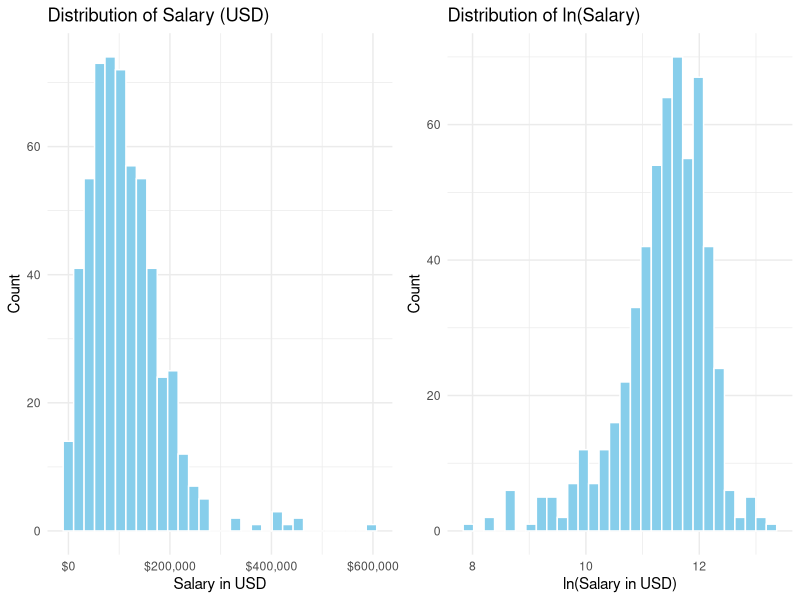
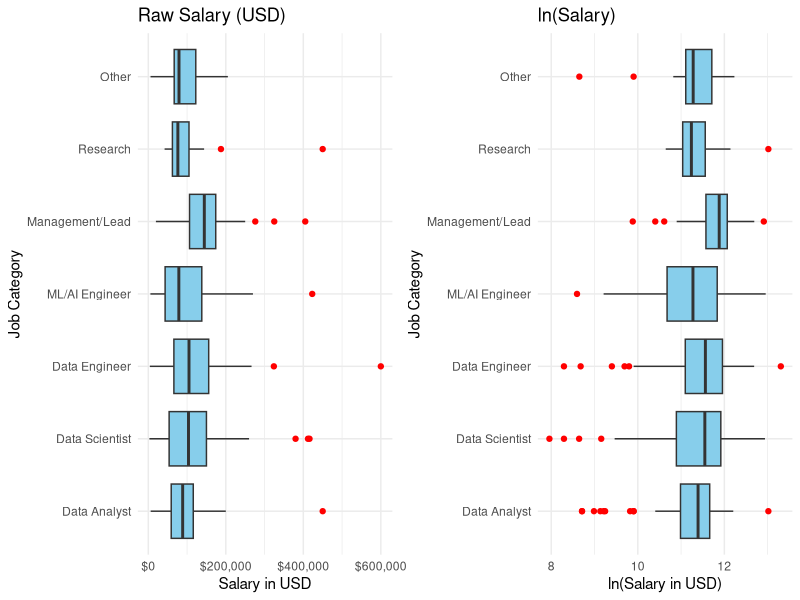
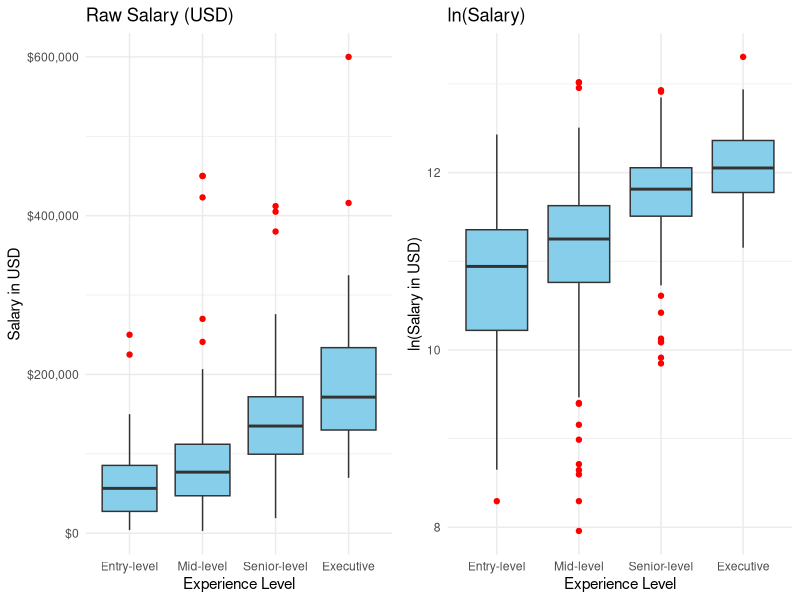
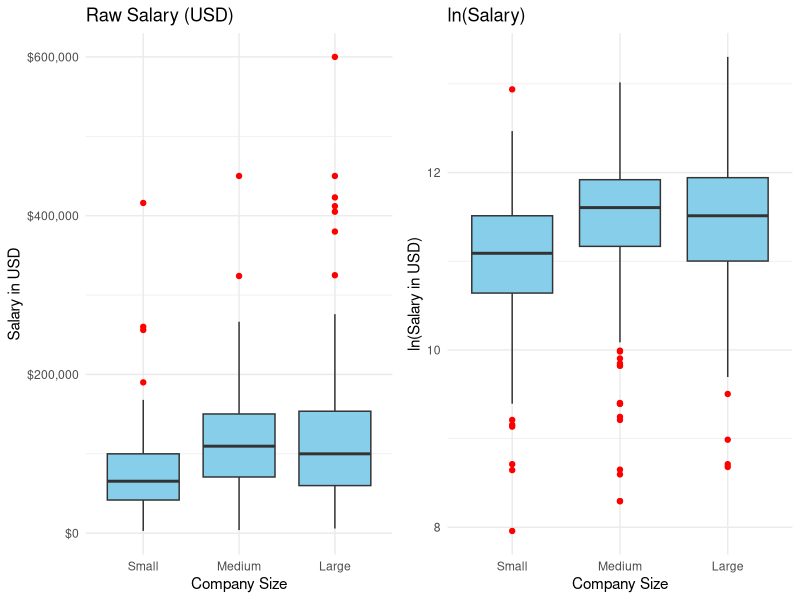
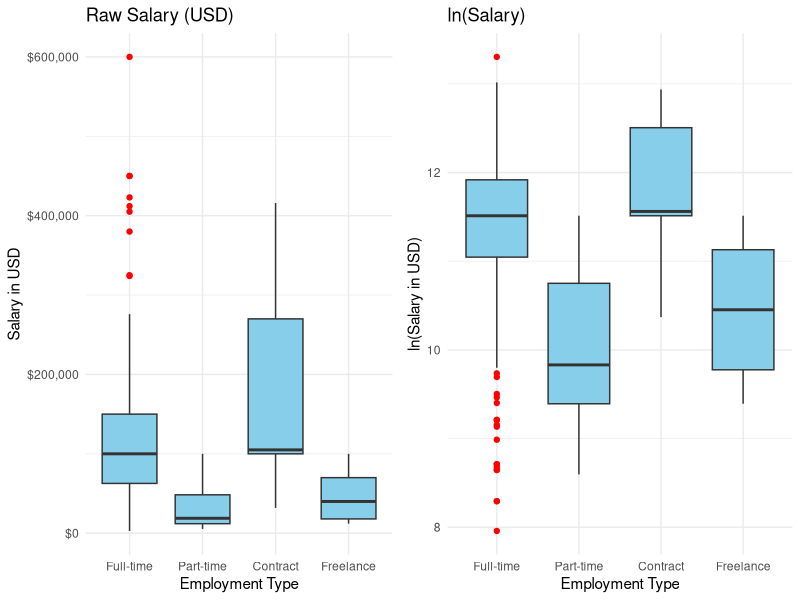
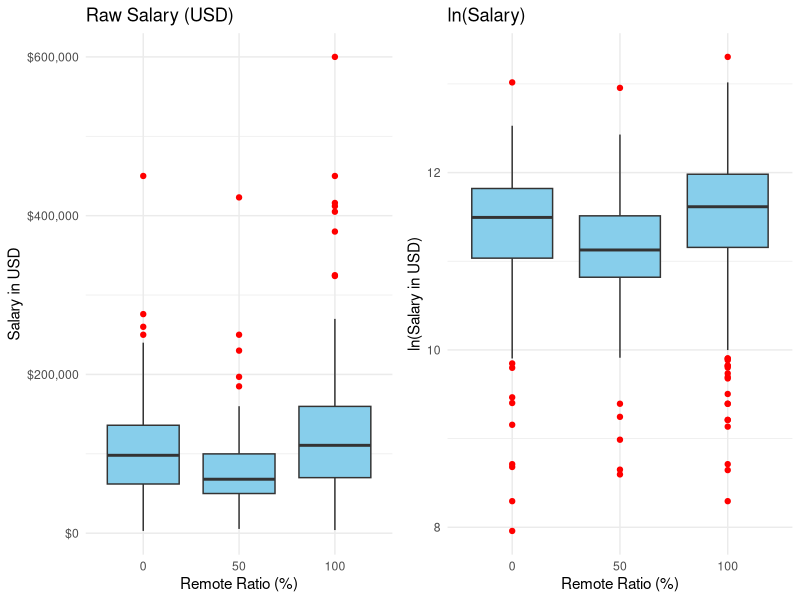
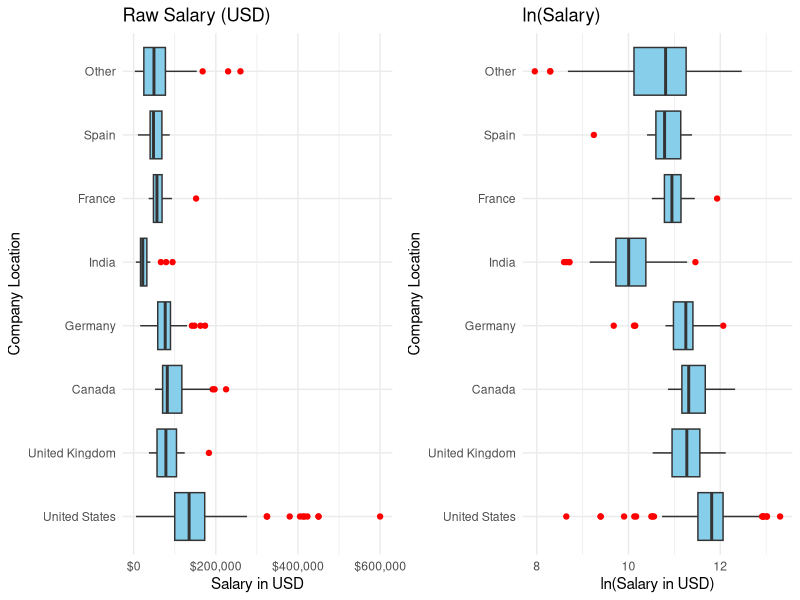
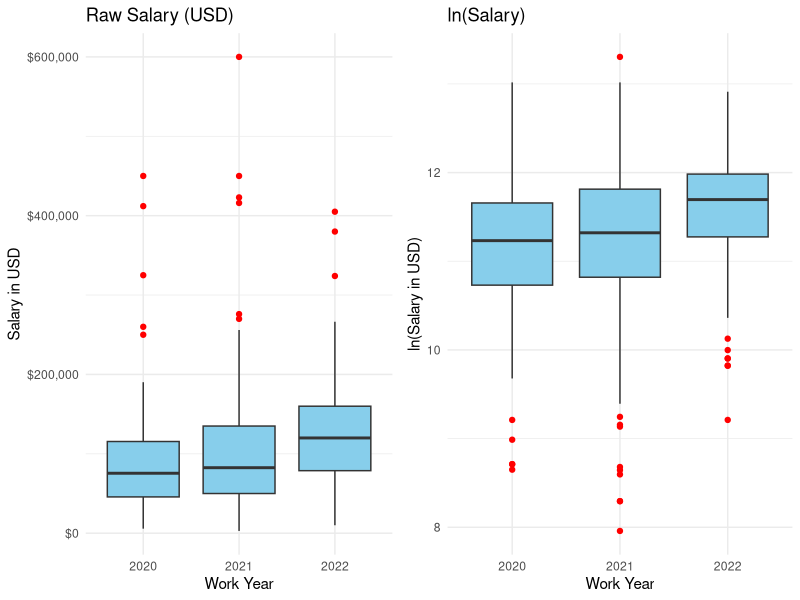

Recreate these plots in R, in order.
## ---- chunk 1
knitr::opts_knit$set(root.dir = "../")
knitr::opts_chunk$set(echo = TRUE)
## ---- chunk 2
library(tidyverse)
data <- read.csv("dataset/ds_salaries_clean.csv")
## ---- chunk 3
label_map <- list(
  experience_level = c(EN = "Entry-level", MI = "Mid-level",
                       SE = "Senior-level", EX = "Executive"),
  employment_type  = c(FT = "Full-time", PT = "Part-time",
                       CT = "Contract", FL = "Freelance"),
  company_size     = c(S = "Small", M = "Medium", L = "Large"),
  location_group   = c(US = "United States", GB = "United Kingdom",
                       CA = "Canada", DE = "Germany", IN = "India",
                       FR = "France", ES = "Spain", Other = "Other"),
  job_category     = c(Data_Analyst = "Data Analyst",
                       Data_Scientist = "Data Scientist",
                       Data_Engineer = "Data Engineer",
                       ML_AI_Engineer = "ML/AI Engineer",
                       Management_Lead = "Management/Lead",
                       Research = "Research", Other = "Other")
)

salary_compare <- function(x_var, x_label, flip = FALSE) {
  df <- data
  if (!is.factor(df[[x_var]])) {
    df[[x_var]] <- factor(df[[x_var]])
  }
  if (x_var %in% names(label_map)) {
    df[[x_var]] <- factor(df[[x_var]],
                          levels = names(label_map[[x_var]]),
                          labels = unname(label_map[[x_var]]))
  }
  p_raw <- ggplot(df, aes(x = .data[[x_var]], y = salary_in_usd)) +
    geom_boxplot(fill = "skyblue", outlier.color = "red") +
    scale_y_continuous(labels = scales::dollar) +
    theme_minimal() +
    labs(title = "Raw Salary (USD)", x = x_label, y = "Salary in USD")

  p_log <- ggplot(df, aes(x = .data[[x_var]], y = log_salary)) +
    geom_boxplot(fill = "skyblue", outlier.color = "red") +
    theme_minimal() +
    labs(title = "ln(Salary)", x = x_label, y = "ln(Salary in USD)")

  if (flip) {
    p_raw <- p_raw + coord_flip()
    p_log <- p_log + coord_flip()
  }
  cowplot::plot_grid(p_raw, p_log, ncol = 2)
}
## ---- chunk 4
summary(data$salary_in_usd)
## ---- chunk 5
data %>%
  group_by(job_category) %>%
  summarise(n = n(),
            mean_salary = mean(salary_in_usd),
            median_salary = median(salary_in_usd),
            sd_salary = sd(salary_in_usd),
            .groups = "drop") %>%
  arrange(desc(mean_salary))
## ---- chunk 6
p_raw <- ggplot(data, aes(x = salary_in_usd)) +
  geom_histogram(fill = "skyblue", color = "white", bins = 30) +
  scale_x_continuous(labels = scales::dollar) +
  theme_minimal() +
  labs(title = "Distribution of Salary (USD)", x = "Salary in USD", y = "Count")

p_log <- ggplot(data, aes(x = log_salary)) +
  geom_histogram(fill = "skyblue", color = "white", bins = 30) +
  theme_minimal() +
  labs(title = "Distribution of ln(Salary)", x = "ln(Salary in USD)", y = "Count")

cowplot::plot_grid(p_raw, p_log, ncol = 2)
## ---- chunk 7
salary_compare("job_category", "Job Category", flip = TRUE)
## ---- chunk 8
salary_compare("experience_level", "Experience Level")
## ---- chunk 9
salary_compare("company_size", "Company Size")
## ---- chunk 10
salary_compare("employment_type", "Employment Type")
## ---- chunk 11
salary_compare("remote_ratio", "Remote Ratio (%)")
## ---- chunk 12
salary_compare("location_group", "Company Location", flip = TRUE)
## ---- chunk 13
salary_compare("work_year", "Work Year")
## ---- chunk 14
df_bar <- data %>%
  mutate(job_category = factor(job_category,
                               levels = names(label_map$job_category),
                               labels = unname(label_map$job_category)))
ggplot(df_bar, aes(x = job_category)) +
  geom_bar(fill = "skyblue") +
  coord_flip() +
  theme_minimal() +
  labs(title = "Number of Jobs per Category", x =
         "", y = "Count")
